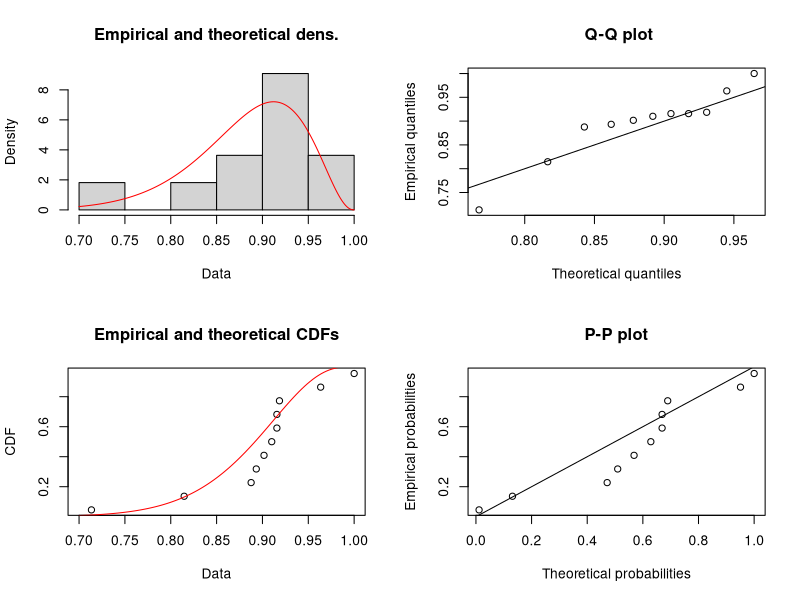

The R script that drew this image:
# this R code needs nleqslv package to be installed for nonlinear solver
library(dplyr) # for filter command

# Sample data
corn = read.csv("cornyield.csv", header=TRUE)

# filter data
corn_indonesia <- filter(corn, country == "Indonesia")

# indicating the data type of each variable  
sapply(corn_indonesia,class)

# this is the code to make numeric vector of length n
cornyield_raw <- corn_indonesia$yield
# we divide it by the maximum yield so the value is between 0 and 1 to fit Beta distribution
cornyield <- cornyield_raw / max(cornyield_raw)

library(fitdistrplus)

fit.beta <- fitdist(cornyield, distr = "beta", method = "mle")

summary(fit.beta)

plot(fit.beta)
